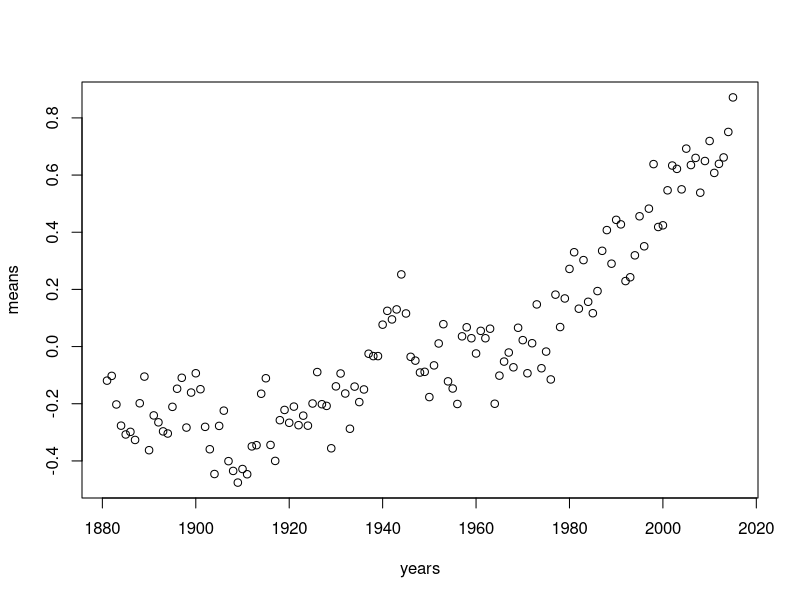

The R source for this figure:
#!/usr/bin/Rscript
# Copyright © 2016 Martin Ueding <dev@martin-ueding.de>
# Licensed under the MIT license.

data = read.table('weather.csv', header = TRUE, sep = ',', quote = "",
                  skip = 1, stringsAsFactors = FALSE)

years = data$Year[1:136]
temps = data[1:136, 2:13]

means = rowMeans(temps)

plot(years, means)

# Linear fit.
model = lm(means ~ years)

summary(model)
str(model)
